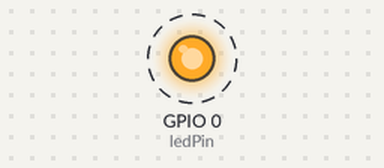
The sketch below on a simulated ESP32-C3. Parts: output pins drawn as LEDs (lit = HIGH). Dashed ring = blinking.

Above: at 0.02 s.
Timing chart, 0 to 3.0 s (numbered marks = the images above):
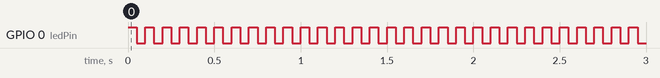

The sketch:

esp32_c3.ino
```cpp
const int ledPin = 0;

void setup() {
  pinMode(ledPin, OUTPUT);
}

void loop() {
  //Serial.begin(115200);
  digitalWrite(ledPin, HIGH);
  //Serial.println("LED OFF");
  delay(50);
  digitalWrite(ledPin, LOW);
  //Serial.println("LED ON");
  delay(50);
}
```

Measured:
- by itself, GPIO 0 (ledPin): alternates HIGH for 0.05 s and LOW for 0.05 s
